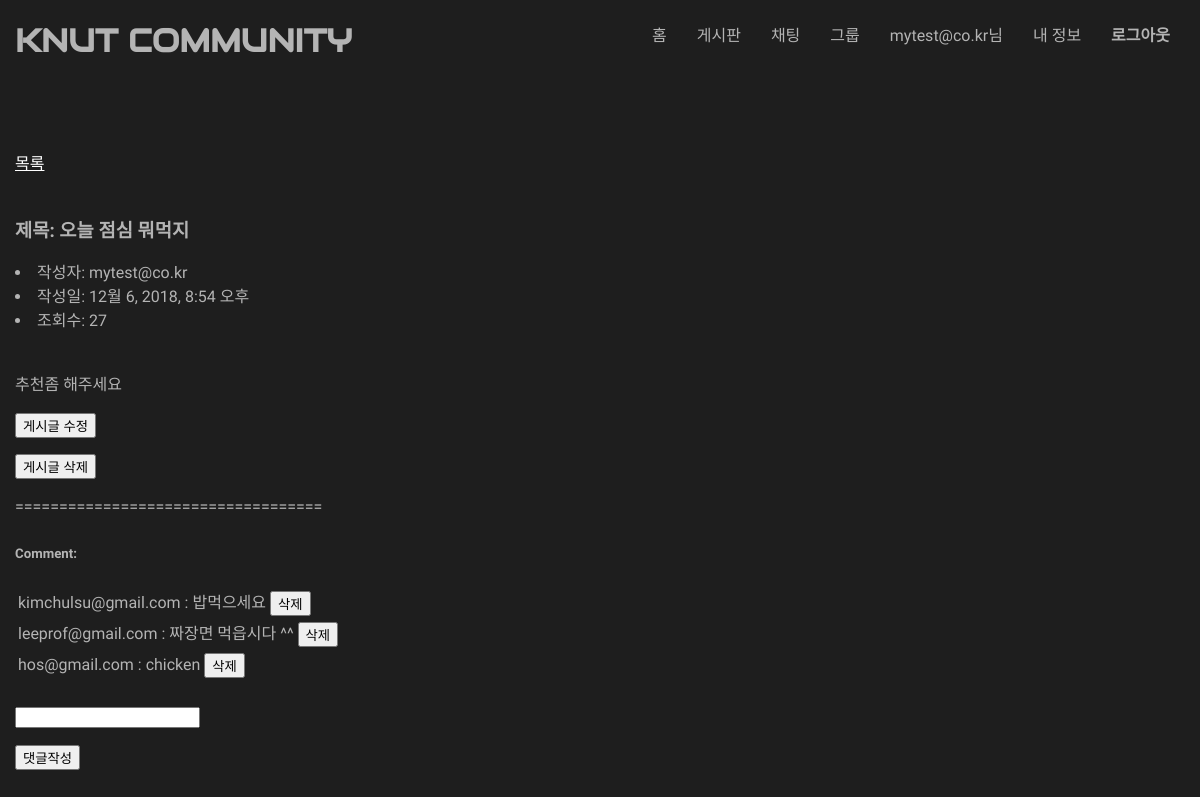
Page /classapp/board/1/2/ (signed in) on the committed database.
### classapp/models.py (models this page shows, shortened)
class Student(models.Model):
    email = models.EmailField(unique = True)
    password = models.CharField(max_length = 20)
    number = models.IntegerField()
    def __str__(self):
        return self.email

class Post(models.Model):
    board = models.ForeignKey(Board, on_delete = models.CASCADE)
    title = models.CharField(max_length = 20)
    contents = models.CharField(max_length = 500)
    writer_s = models.ForeignKey(Student, on_delete = models.CASCADE,null=True,blank=True)
    writer_p = models.ForeignKey(Professor, on_delete = models.CASCADE,null=True,blank=True)
    pub_date = models.DateTimeField(default = datetime.now)
    view_count = models.IntegerField(default=0)

class Comment(models.Model):
    board = models.ForeignKey(Board, on_delete = models.CASCADE)
    post = models.ForeignKey(Post, on_delete = models.CASCADE)
    writer_s = models.ForeignKey(Student, on_delete = models.CASCADE,null=True,blank=True)
    writer_p = models.ForeignKey(Professor, on_delete = models.CASCADE,null=True,blank=True)
    comment = models.CharField(max_length = 200)
    pub_date = models.DateTimeField(default = datetime.now)

class Professor(models.Model):
    email = models.EmailField(unique = True)
    password = models.CharField(max_length = 20)
    number = models.IntegerField()
    def __str__(self):
        return self.email

### classapp/views.py (the view, shortened to what this page needs)
# urls.py: path('board/<int:board_num>/<int:post_num>/',views.PostDetailView.as_view(),name='post_view'),  # 게시글 조회
class PostDetailView(DetailView):
	model = models.Post
	def get(self, request, *args, **kwargs):
		if not request.session.get('login',False):
			return render(request, 'classapp/msg.html',{'msg':"권한이 없습니다"})
		board_num = kwargs['board_num']
		post_num = kwargs['post_num']
		postInfo = models.Post.objects.filter(board=board_num,id=post_num).get()
		postInfo.view_count += 1
		postInfo.save()
		commentList = models.Comment.objects.filter(board=board_num,post=post_num)
		commentForm = forms.CommentForm()
		return render(request, 'classapp/post_detail.html', {'postInfo':postInfo,'board_num':board_num,
			'commentList':commentList,'commentForm':commentForm})

### classapp/forms.py
class CommentForm(forms.Form):
    comment_input = forms.CharField(max_length = 100)

### classapp/templates/classapp/post_detail.html (shortened to what this page needs)
{% extends "classapp/base_post.html" %}
{% block content %}
<p><h3>제목: {{ postInfo.title }}</h1></p>
<li>작성자:
{% if postInfo.writer_s != None %}
{{ postInfo.writer_s }}
{% else %}
{{ postInfo.writer_p }}
{% endif %}
</li>
<li>작성일: {{ postInfo.pub_date }}</li>
<li>조회수: {{ postInfo.view_count }}</li>
<br>
<p>{{ postInfo.contents }}</p>
<form action="{% url 'classapp:post_edit' board_num postInfo.id  %}" method = 'get'>
        <p><input type="submit" name = "post_delete" value="게시글 수정"></p>
</form>
<form action="{% url 'classapp:post_delete' board_num postInfo.id  %}" method = 'post'>
        <p><input type="submit" name = "post_delete" value="게시글 삭제"></p>
</form>
<p>===================================</p>
<h5>Comment:</h3>
{% for comment in commentList %}
    <table>
        <tr>
            <td>
                {% if comment.writer_s != None %}
                    {{ comment.writer_s }}
                {% else %}
                    {{ comment.writer_p }}
                {% endif %}
                :
                {{ comment.comment }}
            </td>
            <td>
                <form action="{% url 'classapp:comment_delete' board_num postInfo.id comment.id %}" method='post'>
                    <input type="submit" name ="comment_delete" value="삭제" >
                </form>
            </td>
        </tr>
    </table>
{% endfor %}
<br>
<form action="{% url 'classapp:post_view' board_num postInfo.id %}" method='post'>
    {{commentForm.comment_input}}
    <p><input type="submit" value="댓글작성"></p>
</form>
{% endblock content %}

### classapp/templates/classapp/base.html (shortened to what this page needs)
<!DOCTYPE html>
<html lang="en">
<head>
</head>
<body>
<header>
    <div class="wrapper">
        <h1>KNUT COMMUNITY</h1>
        <nav>
            <ul class="menu">
                <li><a href="{% url 'classapp:home' %}">홈</a></li>
                {% if request.session.login %}
                <li><a href="{% url 'classapp:board_list' %}">게시판</a></li>
                <li><a href="{% url 'classapp:chat_list' %}">채팅</a></li>
                <li><a href="{% url 'classapp:group_list' %}">그룹</a></li>
                <li><a>{{request.session.email}}님</a></li>
                    {% if request.session.user_type != 2 %}
                <li><a href="{% url 'classapp:myinfo' %}">내 정보</a></li>
                    {% endif %}
                <li><a href="{% url 'classapp:logout' %}"><b>로그아웃</b></a></li>
                {% else %}
                <li><a href="{% url 'classapp:register_select' %}">회원가입</a></li>
                <li><a href="{% url 'classapp:login' %}"><b>로그인</b></a></li>
                {% endif %}
            </ul>
        </nav>
    </div>
</header>
<br><br><br>
    <div id="sidebar">
        {% block sidebar %}{% endblock %}
    </div>
<br>
    <div id="content">
        {% block content %}{% endblock %}
    </div>
<br>
</body>
</html>

### classapp/templates/classapp/base.html (style rules this page uses)
header { height: 80px; background-color: #1E1E1E; font-family: 'Audiowide', cursive; }
h1 { color: rgb(180, 180, 180); line-height: 40px; float: left; }
.menu { float:right;font-family: 'Nanum Gothic', serif; }
.menu li { float:left;list-style:none; }
.menu a { text-decoration:none;line-height: 40px; color: rgb(180, 180, 180); padding: 0 15px; display: block; }
.wrapper { width:1170px;margin:0 auto; }
body a { color: white; }
body { width:1170px; margin:0 auto; background-color:#1E1E1E; color: rgb(180, 180, 180); font-family: 'Nanum Gothic', serif; line-height:1.5em }

### rows in the picture
Student: session.email "mytest@co.kr"
Post: title "오늘 점심 뭐먹지", writer_s "mytest@co.kr", pub_date "12월 6, 2018, 8:54 오후", view_count "27", contents "추천좀 해주세요"
Comment: writer_s "kimchulsu@gmail.com", comment "밥먹으세요"
Comment: writer_p "leeprof@gmail.com", comment "짜장면 먹읍시다 ^^"
Comment: writer_s "hos@gmail.com", comment "chicken"
